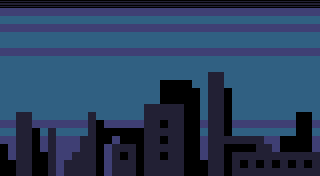

Below is a game level as drawn by its tile map, then a one-line description and the .tmx file that defines it, in full:
An orthogonal 40x22 tile map with 8x8 px tiles, 1 tile layer (Tile Layer 1).

<map version="1.2" tiledversion="1.2.4" orientation="orthogonal" renderorder="right-down" width="40" height="22" tilewidth="8" tileheight="8" infinite="0" nextlayerid="2" nextobjectid="1">
 <tileset firstgid="1" source="tileset.tsx" />
 <layer id="1" name="Tile Layer 1" width="40" height="22">
  <data encoding="csv">
323,323,323,323,323,323,323,323,323,323,323,323,323,323,323,323,323,323,323,323,323,323,323,323,323,323,323,323,323,323,323,323,323,323,323,323,323,323,323,323,
326,326,326,326,326,326,326,326,326,326,326,326,326,326,326,326,326,326,326,326,326,326,326,326,326,326,326,326,326,326,326,326,326,326,326,326,326,326,326,326,
325,325,325,325,325,325,325,325,325,325,325,325,325,325,325,325,325,325,325,325,325,325,325,325,325,325,325,325,325,325,325,325,325,325,325,325,325,325,325,325,
326,326,326,326,326,326,326,326,326,326,326,326,326,326,326,326,326,326,326,326,326,326,326,326,326,326,326,326,326,326,326,326,326,326,326,326,326,326,326,326,
325,325,325,325,325,325,325,325,325,325,325,325,325,325,325,325,325,325,325,325,325,325,325,325,325,325,325,325,325,325,325,325,325,325,325,325,325,325,325,325,
325,325,325,325,325,325,325,325,325,325,325,325,325,325,325,325,325,325,325,325,325,325,325,325,325,325,325,325,325,325,325,325,325,325,325,325,325,325,325,325,
326,326,326,326,326,326,326,326,326,326,326,326,326,326,326,326,326,326,326,326,326,326,326,326,326,326,326,326,326,326,326,326,326,326,326,326,326,326,326,326,
325,325,325,325,325,325,325,325,325,325,325,325,325,325,325,325,325,325,325,325,325,325,325,325,325,325,325,325,325,325,325,325,325,325,325,325,325,325,325,325,
325,325,325,325,325,325,325,325,325,325,325,325,325,325,325,325,325,325,325,325,325,325,325,325,325,325,325,325,325,325,325,325,325,325,325,325,325,325,325,325,
325,325,325,325,325,325,325,325,325,325,325,325,325,325,325,325,325,325,325,325,325,325,325,325,325,325,322,322,325,325,325,325,325,325,325,325,325,325,325,325,
325,325,325,325,325,325,325,325,325,325,325,325,325,325,325,325,325,325,325,325,321,321,321,321,325,325,322,322,325,325,325,325,325,325,325,325,325,325,325,325,
325,325,325,325,325,325,325,325,325,325,325,325,325,325,325,325,325,325,325,325,321,321,321,321,321,325,322,322,321,325,325,325,325,325,325,325,325,325,325,325,
325,325,325,325,325,325,325,325,325,325,325,325,325,325,325,325,325,325,325,325,321,321,321,321,321,325,322,322,321,325,325,325,325,325,325,325,325,325,325,325,
325,325,325,325,325,325,325,325,325,325,325,325,325,325,325,325,325,325,322,322,322,322,322,321,321,325,322,322,321,325,325,325,325,325,325,325,325,325,325,325,
325,325,322,322,325,325,325,325,325,325,325,322,325,325,325,325,325,325,322,322,322,322,322,321,321,325,322,322,321,325,325,325,325,325,325,325,325,321,321,325,
326,326,322,322,326,326,326,326,326,326,326,322,321,326,326,326,326,326,322,322,321,322,322,321,321,326,322,322,321,326,326,326,326,326,326,326,326,321,321,326,
325,325,322,322,321,325,322,325,325,325,325,322,321,321,321,321,321,321,322,322,322,322,322,321,321,325,322,322,321,325,325,325,325,325,325,325,325,321,321,325,
326,326,322,322,321,326,322,326,326,326,322,322,321,321,326,321,321,321,322,322,321,322,322,321,321,326,322,322,322,322,322,322,322,326,326,321,321,321,321,326,
321,326,322,322,321,326,322,326,326,326,322,322,321,326,322,322,322,321,322,322,322,322,322,321,321,326,322,322,321,321,321,321,322,322,326,321,321,321,321,326,
321,326,322,322,321,321,322,326,326,322,322,322,321,326,322,321,322,321,322,322,321,322,322,321,321,326,322,322,321,322,322,322,322,322,322,322,322,322,322,322,
321,321,322,322,321,321,322,326,322,322,322,322,321,326,322,322,322,321,322,322,322,322,322,321,321,321,322,322,321,322,321,322,321,322,321,322,321,322,321,322,
321,321,322,322,321,321,322,326,322,322,322,322,321,326,322,322,322,321,322,322,322,322,322,321,321,321,322,322,321,322,322,322,322,322,322,322,322,322,322,322
</data>
 </layer>
</map>
